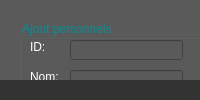
     <widget class="QFrame" name="frame_bottom_east_2">
      <property name="frameShape">
       <enum>QFrame::NoFrame</enum>
      </property>
      <property name="frameShadow">
       <enum>QFrame::Plain</enum>
      </property>
      <layout class="QVBoxLayout" name="verticalLayout_15">
       <property name="spacing">
        <number>0</number>
       </property>
       <property name="leftMargin">
        <number>0</number>
       </property>
       <property name="topMargin">
        <number>0</number>
       </property>
       <property name="rightMargin">
        <number>0</number>
       </property>
       <property name="bottomMargin">
        <number>0</number>
       </property>
       <item>
        <widget class="QFrame" name="frame_6">
         <property name="frameShape">
          <enum>QFrame::NoFrame</enum>
         </property>
         <property name="frameShadow">
          <enum>QFrame::Plain</enum>
         </property>
         <layout class="QHBoxLayout" name="horizontalLayout_33">
          <property name="spacing">
           <number>0</number>
          </property>
          <property name="leftMargin">
           <number>0</number>
          </property>
          <property name="topMargin">
           <number>0</number>
          </property>
          <property name="rightMargin">
           <number>0</number>
          </property>
          <property name="bottomMargin">
           <number>0</number>
          </property>
          <item>
           <widget class="QFrame" name="frame_perso">
            <property name="styleSheet">
             <string notr="true">background-color: rgb(91, 90, 90);</string>
            </property>
            <property name="frameShape">
             <enum>QFrame::NoFrame</enum>
            </property>
            <property name="frameShadow">
             <enum>QFrame::Plain</enum>
            </property>
            <widget class="QFrame" name="printer">
             <property name="geometry">
              <rect>
               <x>810</x>
               <y>30</y>
               <width>220</width>
               <height>71</height>
              </rect>
             </property>
             <property name="minimumSize">
              <size>
               <width>220</width>
               <height>0</height>
              </size>
             </property>
             <property name="maximumSize">
              <size>
               <width>220</width>
               <height>16777215</height>
              </size>
             </property>
             <property name="frameShape">
              <enum>QFrame::NoFrame</enum>
             </property>
             <property name="frameShadow">
              <enum>QFrame::Plain</enum>
             </property>
             <layout class="QVBoxLayout" name="verticalLayout_16">
              <property name="spacing">
               <number>5</number>
              </property>
              <property name="leftMargin">
               <number>5</number>
              </property>
              <property name="topMargin">
               <number>5</number>
              </property>
              <property name="rightMargin">
               <number>5</number>
              </property>
              <property name="bottomMargin">
               <number>5</number>
              </property>
              <item>
               <widget class="QPushButton" name="imp">
                <property name="styleSheet">
                 <string notr="true">QPushButton {
	border: none;
	background-color: rgba(0,0,0,0);
}
QPushButton:hover {
	background-color: rgb(91,90,90);
}
QPushButton:pressed {	
	background-color: rgba(0,0,0,0);
}</string>
                </property>
                <property name="text">
                 <string/>
                </property>
                <property name="icon">
                 <iconset>
                  <normaloff>Icon/printer-3-32 - Copie.ico</normaloff>Icon/printer-3-32 - Copie.ico</iconset>
                </property>
                <property name="iconSize">
                 <size>
                  <width>32</width>
                  <height>32</height>
                 </size>
                </property>
               </widget>
              </item>
             </layout>
            </widget>
            <widget class="QGroupBox" name="groupBox_4">
             <property name="geometry">
              <rect>
               <x>20</x>
               <y>20</y>
               <width>341</width>
               <height>211</height>
              </rect>
             </property>
             <property name="styleSheet">
              <string notr="true">color: rgb(0, 143, 150);</string>
             </property>
             <property name="title">
              <string>Ajout personnels</string>
             </property>
             <widget class="QLabel" name="id_3">
              <property name="geometry">
               <rect>
                <x>10</x>
                <y>20</y>
                <width>47</width>
                <height>14</height>
               </rect>
              </property>
              <property name="styleSheet">
               <string notr="true">color: rgb(255, 255, 255);</string>
              </property>
              <property name="text">
               <string>ID:</string>
              </property>
             </widget>
             <widget class="QLineEdit" name="id_ajout_2">
              <property name="geometry">
               <rect>
                <x>50</x>
                <y>20</y>
                <width>113</width>
                <height>20</height>
               </rect>
              </property>
              <property name="styleSheet">
               <string notr="true">color: rgb(255, 255, 255);</string>
              </property>
              <property name="text">
               <string/>
              </property>
             </widget>
             <widget class="QLabel" name="nom_2">
              <property name="geometry">
               <rect>
                <x>10</x>
                <y>50</y>
                <width>47</width>
                <height>14</height>
               </rect>
              </property>
              <property name="styleSheet">
               <string notr="true">color: rgb(255, 255, 255);</string>
              </property>
              <property name="text">
               <string>Nom:</string>
              </property>
             </widget>
             <widget class="QLineEdit" name="nom_ajout_2">
              <property name="geometry">
               <rect>
                <x>50</x>
                <y>50</y>
                <width>113</width>
                <height>20</height>
               </rect>
              </property>
              <property name="styleSheet">
               <string notr="true">color: rgb(255, 255, 255);</string>
              </property>
             </widget>
             <widget class="QLabel" name="prenom_2">
              <property name="geometry">
               <rect>
                <x>6</x>
                <y>80</y>
                <width>51</width>
                <height>20</height>
               </rect>
              </property>
              <property name="styleSheet">
               <string notr="true">color: rgb(255, 255, 255);</string>
              </property>
              <property name="text">
               <string>Prenom:</string>
              </property>
             </widget>
             <widget class="QLineEdit" name="prenom_ajout_2">
              <property name="geometry">
               <rect>
                <x>50</x>
                <y>80</y>
                <width>113</width>
                <height>20</height>
               </rect>
              </property>
              <property name="styleSheet">
               <string notr="true">color: rgb(255, 255, 255);</string>
              </property>
             </widget>
             <widget class="QLabel" name="grade_2">
              <property name="geometry">
               <rect>
                <x>10</x>
                <y>110</y>
                <width>47</width>
                <height>14</height>
               </rect>
              </property>
              <property name="styleSheet">
               <string notr="true">color: rgb(255, 255, 255);</string>
              </property>
              <property name="text">
               <string>Grade:</string>
              </property>
             </widget>
             <widget class="QLabel" name="salaire_2">
              <property name="geometry">
               <rect>
                <x>10</x>
                <y>140</y>
                <width>47</width>
                <height>14</height>
               </rect>
              </property>
              <property name="styleSheet">
               <string notr="true">color: rgb(255, 255, 255);</string>
              </property>
              <property name="text">
               <string>Salaire:</string>
              </property>
             </widget>
             <widget class="QLineEdit" name="salaire_ajout_2">
              <property name="geometry">
               <rect>
                <x>50</x>
                <y>140</y>
                <width>113</width>
                <height>20</height>
               </rect>
              </property>
              <property name="styleSheet">
               <string notr="true">color: rgb(255, 255, 255);</string>
              </property>
             </widget>
             <widget class="QLabel" name="telifun_2">
              <property name="geometry">
               <rect>
                <x>10</x>
                <y>170</y>
                <width>47</width>
                <height>14</height>
               </rect>
              </property>
              <property name="styleSheet">
               <string notr="true">color: rgb(255, 255, 255);</string>
              </property>
              <property name="text">
               <string>Tel:</string>
              </property>
             </widget>
             <widget class="QLineEdit" name="tel_ajout_2">
              <property name="geometry">
               <rect>
                <x>50</x>
                <y>170</y>
                <width>113</width>
                <height>20</height>
               </rect>
              </property>
              <property name="styleSheet">
               <string notr="true">color: rgb(255, 255, 255);</string>
              </property>
             </widget>
             <widget class="QPushButton" name="modify_2">
              <property name="geometry">
               <rect>
                <x>280</x>
                <y>70</y>
                <width>21</width>
                <height>21</height>
               </rect>
              </property>
              <property name="maximumSize">
               <size>
                <width>21</width>
                <height>21</height>
               </size>
              </property>
              <property name="mouseTracking">
               <bool>false</bool>
              </property>
              <property name="tabletTracking">
               <bool>false</bool>
              </property>
              <property name="autoFillBackground">
               <bool>false</bool>
              </property>
              <property name="styleSheet">
               <string notr="true">QPushButton {
	border: none;
	background-color: rgba(0,0,0,0);
}
QPushButton:hover {
	background-color: rgb(91,90,90);
}
QPushButton:pressed {	
	background-color: rgba(0,0,0,0);
}</string>
              </property>
              <property name="text">
               <string/>
              </property>
              <property name="icon">
               <iconset>
                <normaloff>Icon/icons8-pen-squared-96.png</normaloff>Icon/icons8-pen-squared-96.png</iconset>
              </property>
              <property name="iconSize">
               <size>
                <width>32</width>
                <height>32</height>
               </size>
              </property>
              <property name="checkable">
               <bool>true</bool>
              </property>
              <property name="checked">
               <bool>true</bool>
              </property>
              <property name="autoRepeat">
               <bool>false</bool>
              </property>
             </widget>
             <widget class="QLabel" name="id_4">
              <property name="geometry">
               <rect>
                <x>230</x>
                <y>20</y>
                <width>81</width>
                <height>16</height>
               </rect>
              </property>
              <property name="styleSheet">
               <string notr="true">color: rgb(255, 255, 255);</string>
              </property>
              <property name="text">
               <string>ID Modify</string>
              </property>
             </widget>
             <widget class="QPushButton" name="ajout">
              <property name="geometry">
               <rect>
                <x>180</x>
                <y>160</y>
                <width>91</width>
                <height>31</height>
               </rect>
              </property>
              <property name="styleSheet">
               <string notr="true">QPushButton {
	border: none;
	background-color: rgba(0,0,0,0);
}
QPushButton:hover {
	background-color: rgb(91,90,90);
}
QPushButton:pressed {	
	background-color: rgba(0,0,0,0);
}
</string>
              </property>
              <property name="text">
               <string/>
              </property>
              <property name="icon">
               <iconset>
                <normaloff>../testing2 - Copy/Icon/icons8-add-new-60.png</normaloff>../testing2 - Copy/Icon/icons8-add-new-60.png</iconset>
              </property>
              <property name="iconSize">
               <size>
                <width>32</width>
                <height>32</height>
               </size>
              </property>
             </widget>
             <widget class="QLineEdit" name="id_modif">
              <property name="geometry">
               <rect>
                <x>210</x>
                <y>40</y>
                <width>113</width>
                <height>20</height>
               </rect>
              </property>
             </widget>
             <widget class="QComboBox" name="grade_ajout">
              <property name="geometry">
               <rect>
                <x>50</x>
                <y>110</y>
                <width>111</width>
                <height>22</height>
               </rect>
              </property>
              <property name="styleSheet">
               <string notr="true">color: rgb(255, 255, 255);</string>
              </property>
              <item>
               <property name="text">
                <string>ADMIN</string>
               </property>
              </item>
              <item>
               <property name="text">
                <string>CHERCHEUR</string>
               </property>
              </item>
              <item>
               <property name="text">
                <string>DIRECTEUR TECHNIQUE</string>
               </property>
              </item>
              <item>
               <property name="text">
                <string>DIRECTEUR DE THESE</string>
               </property>
              </item>
              <item>
               <property name="text">
                <string>SECRETAIRE</string>
               </property>
              </item>
              <item>
               <property name="text">
                <string>TECHNICIEN</string>
               </property>
              </item>
              <item>
               <property name="text">
                <string>RESOURCE HUMAINE</string>
               </property>
              </item>
             </widget>
             <widget class="QPushButton" name="recupere">
              <property name="geometry">
               <rect>
                <x>310</x>
                <y>70</y>
                <width>21</width>
                <height>21</height>
               </rect>
              </property>
              <property name="maximumSize">
               <size>
                <width>21</width>
                <height>21</height>
               </size>
              </property>
              <property name="mouseTracking">
               <bool>false</bool>
              </property>
              <property name="tabletTracking">
               <bool>false</bool>
              </property>
              <property name="autoFillBackground">
               <bool>false</bool>
              </property>
              <property name="styleSheet">
               <string notr="true">QPushButton {
	border: none;
	background-color: rgba(0,0,0,0);
}
QPushButton:hover {
	background-color: rgb(91,90,90);
}
QPushButton:pressed {	
	background-color: rgba(0,0,0,0);
}</string>
              </property>
              <property name="text">
               <string/>
              </property>
              <property name="icon">
               <iconset>
                <normaloff>Icon/337326932_883576556203240_9054454841976748620_n.png</normaloff>Icon/337326932_883576556203240_9054454841976748620_n.png</iconset>
              </property>
              <property name="iconSize">
               <size>
                <width>20</width>
                <height>20</height>
               </size>
              </property>
              <property name="checkable">
               <bool>true</bool>
              </property>
              <property name="checked">
               <bool>true</bool>
              </property>
              <property name="autoRepeat">
               <bool>false</bool>
              </property>
             </widget>
            </widget>
            <widget class="QGroupBox" name="groupBox_5">
             <property name="geometry">
              <rect>
               <x>20</x>
               <y>230</y>
               <width>281</width>
               <height>51</height>
              </rect>
             </property>
             <property name="styleSheet">
              <string notr="true">color: rgb(0, 143, 150);</string>
             </property>
             <property name="title">
              <string>Supprimer</string>
             </property>
             <widget class="QGroupBox" name="groupBox_8">
              <property name="geometry">
               <rect>
                <x>100</x>
                <y>0</y>
                <width>101</width>
                <height>51</height>
               </rect>
              </property>
              <property name="styleSheet">
               <string notr="true">color: rgb(0, 143, 150);</string>
              </property>
              <property name="title">
               <string>Supprission totale</string>
              </property>
              <widget class="QPushButton" name="reset">
               <property name="geometry">
                <rect>
                 <x>30</x>
                 <y>20</y>
                 <width>51</width>
                 <height>23</height>
                </rect>
               </property>
               <property name="styleSheet">
                <string notr="true">QPushButton {
	border: none;
	background-color: rgba(0,0,0,0);
}
QPushButton:hover {
	background-color: rgb(91,90,90);
}
QPushButton:pressed {	
	background-color: rgba(0,0,0,0);
}</string>
               </property>
               <property name="text">
                <string/>
               </property>
               <property name="icon">
                <iconset>
                 <normaloff>Icon/icons8-reset-50.png</normaloff>Icon/icons8-reset-50.png</iconset>
               </property>
              </widget>
             </widget>
             <widget class="QPushButton" name="suprim_2">
              <property name="geometry">
               <rect>
                <x>30</x>
                <y>20</y>
                <width>31</width>
                <height>23</height>
               </rect>
              </property>
              <property name="styleSheet">
               <string notr="true">QPushButton {
	border: none;
	background-color: rgba(0,0,0,0);
}
QPushButton:hover {
	background-color: rgb(91,90,90);
}
QPushButton:pressed {	
	background-color: rgba(0,0,0,0);
}</string>
              </property>
              <property name="text">
               <string/>
              </property>
              <property name="icon">
               <iconset>
                <normaloff>Icon/closeAsset 43.png</normaloff>Icon/closeAsset 43.png</iconset>
              </property>
              <property name="iconSize">
               <size>
                <width>20</width>
                <height>20</height>
               </size>
              </property>
             </widget>
             <widget class="QGroupBox" name="groupBox_2">
              <property name="geometry">
               <rect>
                <x>200</x>
                <y>0</y>
                <width>81</width>
                <height>51</height>
               </rect>
              </property>
              <property name="styleSheet">
               <string notr="true">color: rgb(0, 143, 150);</string>
              </property>
              <property name="title">
               <string>Actualiser</string>
              </property>
              <widget class="QPushButton" name="act">
               <property name="geometry">
                <rect>
                 <x>30</x>
                 <y>20</y>
                 <width>21</width>
                 <height>21</height>
                </rect>
               </property>
               <property name="maximumSize">
                <size>
                 <width>21</width>
                 <height>21</height>
                </size>
               </property>
               <property name="mouseTracking">
                <bool>false</bool>
               </property>
               <property name="tabletTracking">
                <bool>false</bool>
               </property>
               <property name="autoFillBackground">
                <bool>false</bool>
               </property>
               <property name="styleSheet">
                <string notr="true">QPushButton {
	border: none;
	background-color: rgba(0,0,0,0);
}
QPushButton:hover {
	background-color: rgb(91,90,90);
}
QPushButton:pressed {	
	background-color: rgba(0,0,0,0);
}</string>
               </property>
               <property name="text">
                <string/>
               </property>
               <property name="icon">
                <iconset>
                 <normaloff>Icon/icons8-update-left-rotation-50.png</normaloff>Icon/icons8-update-left-rotation-50.png</iconset>
               </property>
               <property name="iconSize">
                <size>
                 <width>25</width>
                 <height>25</height>
                </size>
               </property>
               <property name="checkable">
                <bool>true</bool>
               </property>
               <property name="checked">
                <bool>true</bool>
               </property>
               <property name="autoRepeat">
                <bool>false</bool>
               </property>
              </widget>
             </widget>
            </widget>
            <widget class="QGroupBox" name="groupBox_7">
             <property name="geometry">
              <rect>
               <x>370</x>
               <y>100</y>
               <width>591</width>
               <height>291</height>
              </rect>
             </property>
             <property name="styleSheet">
              <string notr="true">color: rgb(0, 143, 150);</string>
             </property>
             <property name="title">
              <string>Affichage de Personnels</string>
             </property>
             <widget class="QTableView" name="tableView">
              <property name="geometry">
               <rect>
                <x>10</x>
                <y>20</y>
                <width>571</width>
                <height>261</height>
               </rect>
              </property>
              <property name="styleSheet">
               <string notr="true">background-color: rgb(91, 90, 90);</string>
              </property>
             </widget>
            </widget>
            <widget class="QLabel" name="label_27">
             <property name="geometry">
              <rect>
               <x>410</x>
               <y>60</y>
               <width>101</width>
               <height>16</height>
              </rect>
             </property>
             <property name="styleSheet">
              <string notr="true">color: rgb(255, 255, 255);</string>
             </property>
             <property name="text">
              <string>Rechercher :</string>
             </property>
            </widget>
            <widget class="QLineEdit" name="rech">
             <property name="geometry">
              <rect>
               <x>480</x>
               <y>60</y>
               <width>321</width>
               <height>20</height>
              </rect>
             </property>
             <property name="styleSheet">
              <string notr="true">color: rgb(255, 255, 255);</string>
             </property>
            </widget>
            <widget class="QGroupBox" name="groupBox_6">
             <property name="geometry">
              <rect>
               <x>20</x>
               <y>280</y>
               <width>341</width>
               <height>51</height>
              </rect>
             </property>
             <property name="styleSheet">
              <string notr="true">color: rgb(0, 143, 150);</string>
             </property>
             <property name="title">
              <string>Tri</string>
             </property>
             <widget class="QPushButton" name="grade">
              <property name="geometry">
               <rect>
                <x>80</x>
                <y>10</y>
                <width>71</width>
                <height>31</height>
               </rect>
              </property>
              <property name="styleSheet">
               <string notr="true">QPushButton {
	border: none;
	background-color: rgba(0,0,0,0);
}
QPushButton:hover {
	background-color: rgb(91,90,90);
}
QPushButton:pressed {	
	background-color: rgba(0,0,0,0);
}</string>
              </property>
              <property name="text">
               <string/>
              </property>
              <property name="icon">
               <iconset>
                <normaloff>Icon/icons8-business-50.png</normaloff>Icon/icons8-business-50.png</iconset>
              </property>
              <property name="iconSize">
               <size>
                <width>25</width>
                <height>25</height>
               </size>
              </property>
             </widget>
             <widget class="QPushButton" name="idi">
              <property name="geometry">
               <rect>
                <x>10</x>
                <y>10</y>
                <width>71</width>
                <height>31</height>
               </rect>
              </property>
              <property name="styleSheet">
               <string notr="true">QPushButton {
	border: none;
	background-color: rgba(0,0,0,0);
}
QPushButton:hover {
	background-color: rgb(91,90,90);
}
QPushButton:pressed {	
	background-color: rgba(0,0,0,0);
}</string>
              </property>
              <property name="text">
               <string/>
              </property>
              <property name="icon">
               <iconset>
                <normaloff>Icon/icons8-identity-theft-50.png</normaloff>Icon/icons8-identity-theft-50.png</iconset>
              </property>
              <property name="iconSize">
               <size>
                <width>32</width>
                <height>32</height>
               </size>
              </property>
             </widget>
            </widget>
            <widget class="QGroupBox" name="groupBox">
             <property name="geometry">
              <rect>
               <x>300</x>
               <y>230</y>
               <width>61</width>
               <height>51</height>
              </rect>
             </property>
             <property name="styleSheet">
              <string notr="true">color: rgb(0, 143, 150);</string>
             </property>
             <property name="title">
              <string>Chatbot</string>
             </property>
             <widget class="QPushButton" name="chatbot">
              <property name="geometry">
               <rect>
                <x>0</x>
                <y>10</y>
                <width>61</width>
                <height>41</height>
               </rect>
              </property>
              <property name="styleSheet">
               <string notr="true">QPushButton {
	border: none;
	background-color: rgba(0,0,0,0);
}
QPushButton:hover {
	background-color: rgb(91,90,90);
}
QPushButton:pressed {	
	background-color: rgba(0,0,0,0);
}</string>
              </property>
              <property name="text">
               <string/>
              </property>
              <property name="icon">
               <iconset>
                <normaloff>Icon/icons8-chat-bot-64.png</normaloff>Icon/icons8-chat-bot-64.png</iconset>
              </property>
              <property name="iconSize">
               <size>
                <width>40</width>
                <height>40</height>
               </size>
              </property>
             </widget>
            </widget>
           </widget>
          </item>
         </layout>
        </widget>
       </item>
       <item>
        <widget class="QFrame" name="frame_low_2">
         <property name="minimumSize">
          <size>
           <width>0</width>
           <height>20</height>
          </size>
         </property>
         <property name="maximumSize">
          <size>
           <width>16777215</width>
           <height>20</height>
          </size>
         </property>
         <property name="styleSheet">
          <string notr="true"/>
         </property>
         <property name="frameShape">
          <enum>QFrame::NoFrame</enum>
         </property>
         <property name="frameShadow">
          <enum>QFrame::Plain</enum>
         </property>
         <layout class="QHBoxLayout" name="horizontalLayout_45">
          <property name="spacing">
           <number>0</number>
          </property>
          <property name="leftMargin">
           <number>0</number>
          </property>
          <property name="topMargin">
           <number>0</number>
          </property>
          <property name="rightMargin">
           <number>0</number>
          </property>
          <property name="bottomMargin">
           <number>0</number>
          </property>
          <item>
           <widget class="QFrame" name="frame_tab_2">
            <property name="font">
             <font>
              <family>Segoe UI</family>
             </font>
            </property>
            <property name="styleSheet">
             <string notr="true">background:rgb(51,51,51);</string>
            </property>
            <property name="frameShape">
             <enum>QFrame::NoFrame</enum>
            </property>
            <property name="frameShadow">
             <enum>QFrame::Plain</enum>
            </property>
            <layout class="QHBoxLayout" name="horizontalLayout_46">
             <property name="spacing">
              <number>0</number>
             </property>
             <property name="leftMargin">
              <number>0</number>
             </property>
             <property name="topMargin">
              <number>0</number>
             </property>
             <property name="rightMargin">
              <number>0</number>
             </property>
             <property name="bottomMargin">
              <number>0</number>
             </property>
             <item>
              <widget class="QLabel" name="lab_tab_2">
               <property name="font">
                <font>
                 <family>Segoe UI Light</family>
                 <pointsize>10</pointsize>
                </font>
               </property>
               <property name="styleSheet">
                <string notr="true">color:rgb(255,255,255);</string>
               </property>
               <property name="text">
                <string>&lt;html&gt;&lt;head/&gt;&lt;body&gt;&lt;p&gt;&lt;br/&gt;&lt;/p&gt;&lt;/body&gt;&lt;/html&gt;</string>
               </property>
              </widget>
             </item>
            </layout>
           </widget>
          </item>
          <item>
           <widget class="QFrame" name="frame_drag_2">
            <property name="minimumSize">
             <size>
              <width>20</width>
              <height>20</height>
             </size>
            </property>
            <property name="maximumSize">
             <size>
              <width>20</width>
              <height>20</height>
             </size>
            </property>
            <property name="toolTip">
             <string>Drag</string>
            </property>
            <property name="styleSheet">
             <string notr="true">background:rgb(51,51,51);</string>
            </property>
            <property name="frameShape">
             <enum>QFrame::NoFrame</enum>
            </property>
            <property name="frameShadow">
             <enum>QFrame::Plain</enum>
            </property>
            <layout class="QHBoxLayout" name="horizontalLayout_47">
             <property name="spacing">
              <number>0</number>
             </property>
             <property name="leftMargin">
              <number>0</number>
             </property>
             <property name="topMargin">
              <number>0</number>
             </property>
             <property name="rightMargin">
              <number>0</number>
             </property>
             <property name="bottomMargin">
              <number>0</number>
             </property>
            </layout>
           </widget>
          </item>
         </layout>
        </widget>
       </item>
      </layout>
     </widget>
